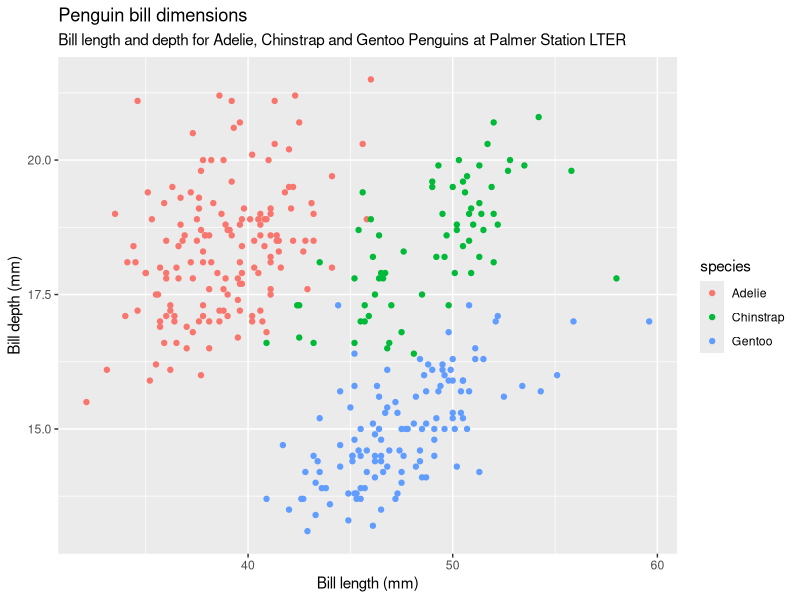

Generate this figure with R:
## ---- chunk 1
library(tidyverse)
library(palmerpenguins)
data(penguins)
ggplot(penguins, aes(x = bill_length_mm,
                     y = bill_depth_mm,
                     color = species)) +
    geom_point() +
    labs(title = "Penguin bill dimensions",
       subtitle = "Bill length and depth for Adelie, Chinstrap and Gentoo Penguins at Palmer Station LTER",
       x = "Bill length (mm)",
       y = "Bill depth (mm)")
